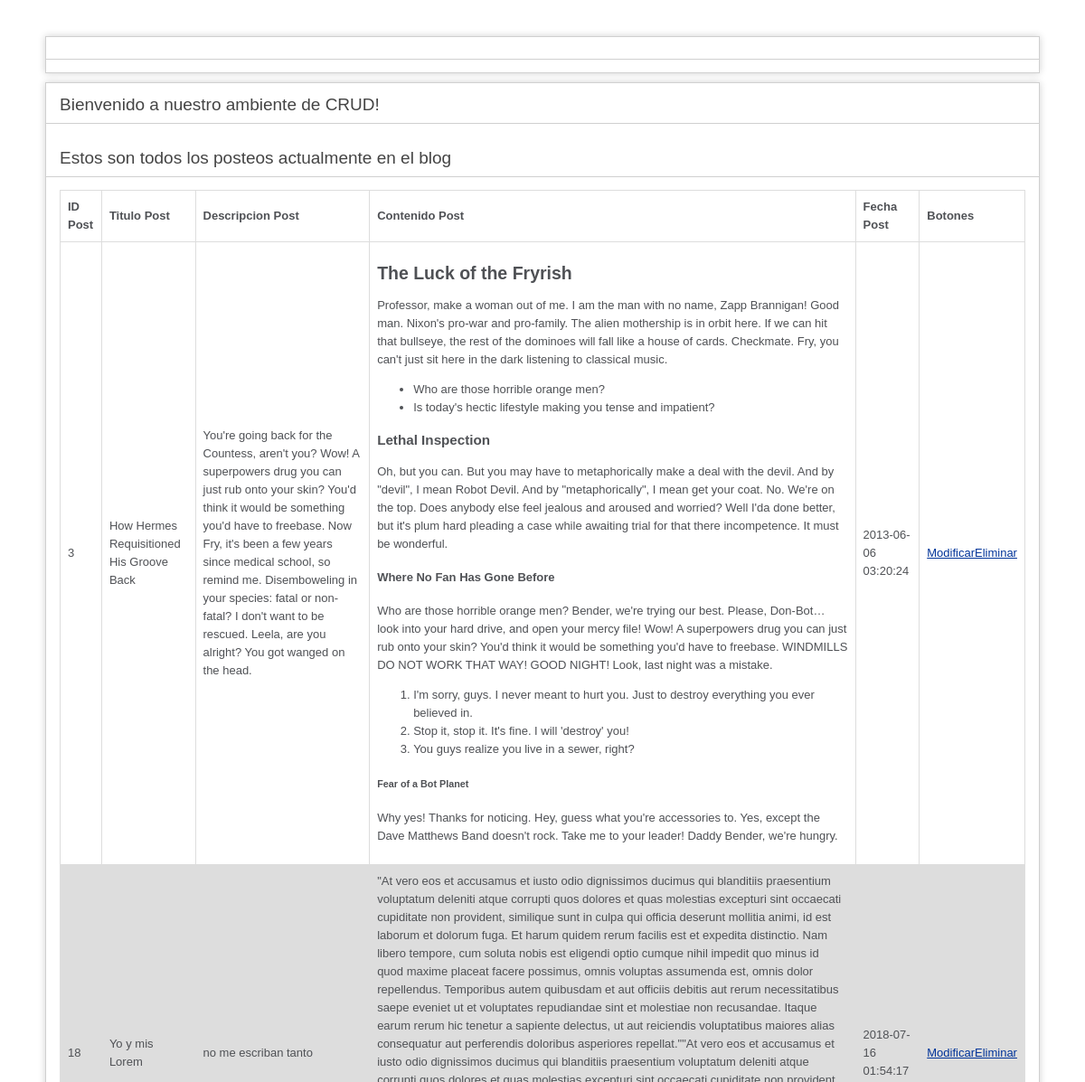
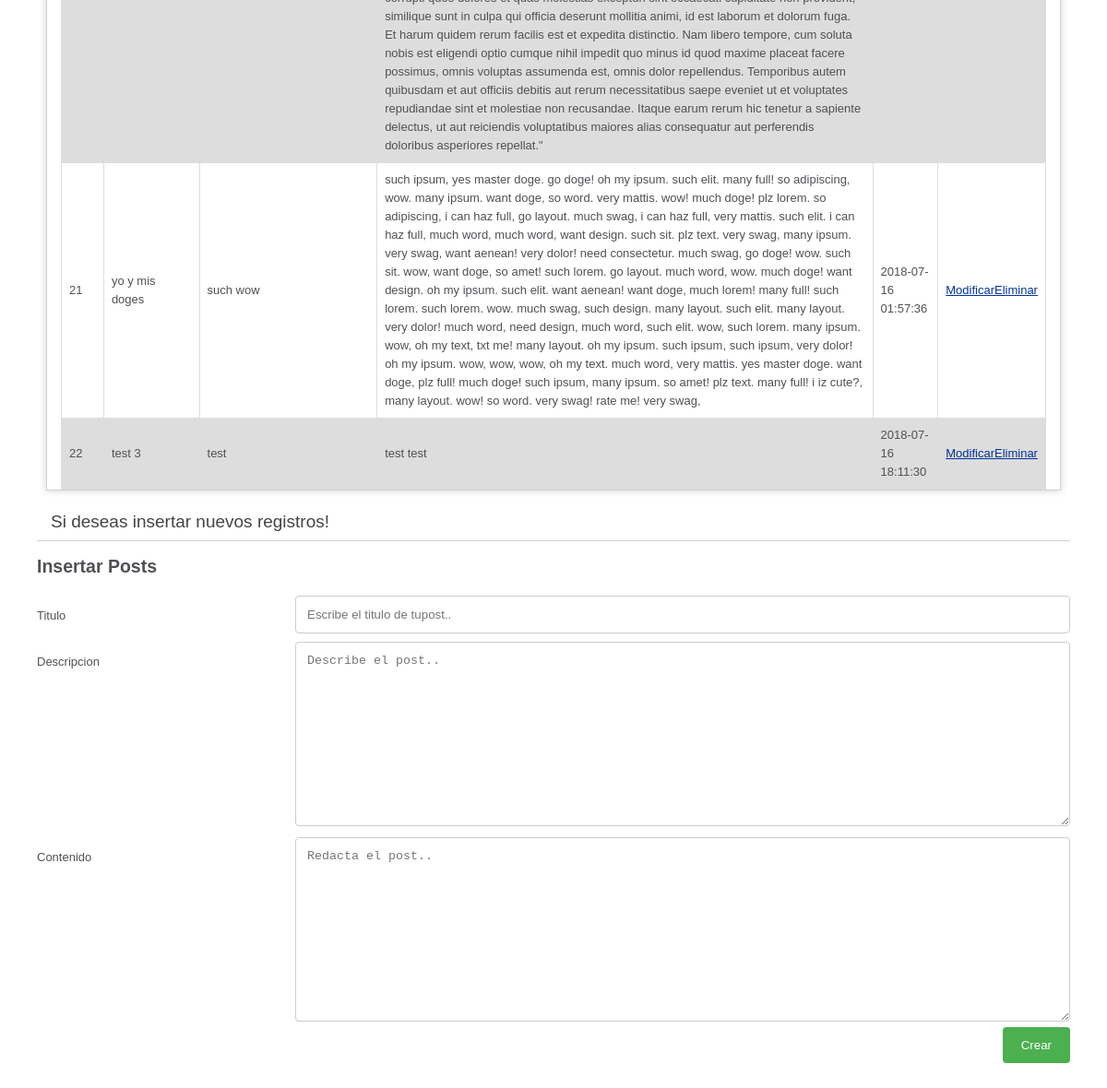
/index.php/crud, run on the app's committed database (2 pictures, top to bottom).
### tables this page shows
CREATE TABLE `blog_posts` (
  `ID_POST` int(11) UNSIGNED NOT NULL,
  `TITULO_POST` varchar(255) DEFAULT NULL,
  `DESCRIPCION_POST` text,
  `CONTENIDO_POST` text,
  `FECHA_POST` timestamp NOT NULL DEFAULT CURRENT_TIMESTAMP
);

### application/controllers/CRUD.php (called while the page is built, shortened)
<?php
class CRUD extends CI_Controller{
	protected $plantilla;
    public function __construct() {
        $this->load->model("Modelo_CRUD");
        $posteos=$this->Modelo_CRUD->consultar_todo();
	    $this->array_posteos = array('todos_los_posts' => $posteos);
	    $this->plantilla["posteos"]= $this->load->view('plantilla_crud/select_all_plantilla',$this->array_posteos,TRUE);
	    $this->plantilla["insertar"]= $this->load->view('plantilla_crud/insertar_plantilla','',TRUE);
    }
	function index(){
	$this->load->view('vista_CRUD',$this->plantilla);
	}
}

### index.php (called while the page is built, shortened)
<?php
require_once BASEPATH.'core/CodeIgniter.php';

### application/models/Modelo_CRUD.php (called while the page is built, shortened)
<?php
class Modelo_CRUD extends CI_Model{
protected $db;
function __Construct(){
$this->db  = $this->load->database('blog',TRUE);
}
function consultar_todo(){
$resultado =$this->db->get('blog_posts');
return $resultado->result();
}
}

### application/views/plantilla_crud/select_all_plantilla.php (the view, shortened to what this page needs)
<table ><tr>
        <th>ID Post</th>
        <th>Titulo Post</th>
        <th>Descripcion Post</th>
       <th>Contenido Post</th>
        <th>Fecha Post</th>
        <th>Botones</th>
<?php
    foreach( $todos_los_posts as $fila) {
        echo '<tr>';
        echo '<td>'.$fila->ID_POST.'</td>';
        echo '<td>'.$fila->TITULO_POST.'</td>';
        echo '<td>'.$fila->DESCRIPCION_POST.'</td>';
        echo '<td>'.$fila->CONTENIDO_POST.'</td>';
        echo '<td>'.$fila->FECHA_POST.'</td>';
        echo '<td>';
        echo '<a href="'.site_url('CRUD/vista_modificar/'.$fila->ID_POST).'">Modificar</a>';
        echo '<a href="'.site_url('CRUD/eliminar/'.$fila->ID_POST).'">Eliminar</a>';
        echo '</td>';
       echo  '</tr>';
    }?>
    </table>

### application/views/plantilla_crud/insertar_plantilla.php (shortened to what this page needs)
<h2>Insertar Posts</h2>
<?php echo form_open('CRUD/insertar'); ?>
<div class="row">
      <div class="col-25">
        <label for="titulo">Titulo</label>
      </div>
      <div class="col-75">
        <input type="text" value="<?=set_value('TITULO_POST'); ?>"  name="TITULO_POST" placeholder="Escribe el titulo de tupost..">
      </div>
    </div>
    <div class="row">
      <div class="col-25">
        <label for="lname">Descripcion</label>
      </div>
      <div class="col-75">
      <textarea  name="DESCRIPCION_POST" value="<?=set_value('DESCRIPCION_POST'); ?>" placeholder="Describe el post.." style="height:200px"></textarea>  </div>
    </div>
    <div class="row">
      <div class="col-25">
        <label for="country">Contenido</label>
      </div>
     <div class="col-75">
       <textarea  name="CONTENIDO_POST" value="<?=set_value('CONTENIDO_POST'); ?>" placeholder="Redacta el post.." style="height:200px"></textarea> </div>
    </div>
    <div class="row">
      <input type="submit" value="Crear">
    </div>
</form>

### application/views/vista_CRUD.php (shortened to what this page needs)
?><!DOCTYPE html>
<html lang="en">
<head>
</head>
<body>
<div id="container">
	<h1><?php
	if(isset($errores)){
      echo $errores;
	}?></h1>
</div>
<div id="container">
	<h1>Bienvenido a nuestro ambiente de CRUD!</h1>
    <h1>Estos son todos los posteos actualmente en el blog</h1>
	<div id="body">
<?php
	if(isset($posteos)){
		echo $posteos;
	}?> 	</div>
</div>
	<h1>Si deseas insertar nuevos registros!</h1>
     <?php
	if(isset($insertar)){
		echo $insertar;
	}?>
</body>
</html>

### application/views/vista_CRUD.php (style rules this page uses)
body { background-color: #fff; margin: 40px; font: 13px/20px normal Helvetica, Arial, sans-serif; color: #4F5155; }
a { color: #003399; background-color: transparent; font-weight: normal; }
h1 { color: #444; background-color: transparent; border-bottom: 1px solid #D0D0D0; font-size: 19px; font-weight: normal; margin: 0 0 14px 0; padding: 14px 15px 10px 15px; }
#body { margin: 0 15px 0 15px; }
#container { margin: 10px; border: 1px solid #D0D0D0; box-shadow: 0 0 8px #D0D0D0; }
table { font-family: arial, sans-serif; border-collapse: collapse; width: 100%; }
td, th { border: 1px solid #dddddd; text-align: left; padding: 8px; }
tr:nth-child(even) { background-color: #dddddd; }
* { box-sizing: border-box; }
input[type=text], select, textarea { width: 100%; padding: 12px; border: 1px solid #ccc; border-radius: 4px; resize: vertical; }
label { padding: 12px 12px 12px 0; display: inline-block; }
input[type=submit] { background-color: #4CAF50; color: white; padding: 12px 20px; border: none; border-radius: 4px; cursor: pointer; float: right; }
.col-25 { float: left; width: 25%; margin-top: 6px; }
.col-75 { float: left; width: 75%; margin-top: 6px; }
.row:after { content: ""; display: table; clear: both; }

### data on the page
blog_posts: ID_POST "3", TITULO_POST "How Hermes Requisitioned His Groove Back", DESCRIPCION_POST "You're going back for the Countess, aren't you? Wow! A superpowers drug you can just rub onto your skin? You'd think it would be something you'd have to freebase. Now Fry, it's been a few years since medical school, so remind me. Disemboweling in your species: fatal or non-fatal? I don't want to be rescued. Leela, are you alright? You got wanged on the head.", CONTENIDO_POST "The Luck of the Fryrish Professor, make a woman out of me. I am the man with no name, Zapp Brannigan! Good man. Nixon's pro-war and pro-family. The alien mothership is in orbit here. If we can hit that bullseye, the rest of the dominoes will fall like a house of cards. Checkmate. Fry, you can't just sit here in the dark listening to classical music. Who are those horrible orange men? Is today's hectic lifestyle making you tense and impatient? Lethal Inspection Oh, but you can. But you may have to metaphorically make a deal with the devil. And by \"devil\", I mean Robot Devil. And by \"metaphorically\", I mean get your coat. No. We're on the top. Does anybody else feel jealous and aroused and…", FECHA_POST "2013-06-06 03:20:24"
blog_posts: ID_POST "18", TITULO_POST "Yo y mis Lorem", DESCRIPCION_POST "no me escriban tanto", CONTENIDO_POST "\"At vero eos et accusamus et iusto odio dignissimos ducimus qui blanditiis praesentium voluptatum deleniti atque corrupti quos dolores et quas molestias excepturi sint occaecati cupiditate non provident, similique sunt in culpa qui officia deserunt mollitia animi, id est laborum et dolorum fuga. Et harum quidem rerum facilis est et expedita distinctio. Nam libero tempore, cum soluta nobis est eligendi optio cumque nihil impedit quo minus id quod maxime placeat facere possimus, omnis voluptas assumenda est, omnis dolor repellendus. Temporibus autem quibusdam et aut officiis debitis aut rerum necessitatibus saepe eveniet ut et voluptates repudiandae sint et molestiae non recusandae. Itaque…", FECHA_POST "2018-07-16 01:54:17"
blog_posts: ID_POST "21", TITULO_POST "yo y mis doges", DESCRIPCION_POST "such wow", CONTENIDO_POST "such ipsum, yes master doge. go doge! oh my ipsum. such elit. many full! so adipiscing, wow. many ipsum. want doge, so word. very mattis. wow! much doge! plz lorem. so adipiscing, i can haz full, go layout. much swag, i can haz full, very mattis. such elit. i can haz full, much word, much word, want design. such sit. plz text. very swag, many ipsum. very swag, want aenean! very dolor! need consectetur. much swag, go doge! wow. such sit. wow, want doge, so amet! such lorem. go layout. much word, wow. much doge! want design. oh my ipsum. such elit. want aenean! want doge, much lorem! many full! such lorem. such lorem. wow. much swag, such design. many layout. such elit. many layout. very…", FECHA_POST "2018-07-16 01:57:36"
blog_posts: ID_POST "22", TITULO_POST "test 3", DESCRIPCION_POST "test", CONTENIDO_POST "test test", FECHA_POST "2018-07-16 18:11:30"
